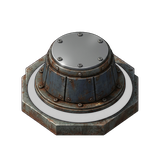
#> input picture mods/vulcanus-demolisher-lifecycle/graphics/entity/lure-turret/lure-turret-base.png, 160 x 160 px; its folder holds 3 pictures in this run
$ python nano_banana_refs.py out.png
#> lines starting #> are read from the running program, lines starting #| are printed output that depends on the picture
#!/usr/bin/env python3
"""Reference grids for generating the Vulcanus Demolisher Lifecycle sprites with Nano Banana.

The game's sheets don't fit an image model: they are too tall (a 320x2560 strip), need alpha, and
hold up to 32 frames of one object. So the art is generated in jobs (see
vulcanus_demolisher_lifecycle_prompts.md): each job is one grid of cells in an aspect ratio the
model supports, on a flat magenta background. This script cuts the current sheets in
mods/vulcanus-demolisher-lifecycle/graphics into those grids, one PNG per job, to attach as the
layout reference. Cell order is row by row, left to right.

    python3 tools/placeholder-graphics/nano_banana_refs.py OUT_DIR

The same grid geometry (JOBS below) is what a repacking script reverses to rebuild the game
sheets from the generated grids.
"""

import sys
from pathlib import Path

from PIL import Image

REPO = Path(__file__).resolve().parents[2]
GRAPHICS = REPO / "mods" / "vulcanus-demolisher-lifecycle" / "graphics"
MAGENTA = (255, 0, 255, 255)
GROUND = (64, 52, 48)  # partly transparent pixels (ground stains) are flattened onto this


def flatten(img):
    """Opaque where the sprite is, so nothing blends with the magenta: partly transparent pixels
    are composited onto dark ground and made opaque; faint ones are dropped."""
    base = Image.new("RGBA", img.size, GROUND + (255,))
    base.alpha_composite(img)
    alpha = img.getchannel("A").point(lambda a: 255 if a >= 24 else 0)
    base.putalpha(alpha)
    return base


def frames(rel, w, h, cells):
    """Cut frames out of a sheet: cells is a list of (column, row)."""
    img = Image.open(GRAPHICS / rel).convert("RGBA")
    return [img.crop((c * w, r * h, c * w + w, r * h + h)) for c, r in cells]


def whole_turret(direction):
    """Base and head together for one of the 64 firing directions, as the game draws them (base
    shifted 2 px up, head 24 px up, in game pixels; twice that in these high-resolution frames)."""
    stripe, row = direction // 16 + 1, direction % 16
    base = Image.open(GRAPHICS / "entity/lure-turret/lure-turret-base.png").convert("RGBA")
    head = frames(f"entity/lure-turret/lure-turret-shooting-{stripe}.png", 160, 160, [(0, row)])[0]
    out = Image.new("RGBA", (160, 220), (0, 0, 0, 0))
    out.alpha_composite(base, (0, 60 - 4))
    out.alpha_composite(head, (0, 60 - 48))
    return out


def egg_frames():
    main = frames("entity/demolisher-egg/demolisher-egg.png", 128, 128, [(i, 0) for i in range(4)])
    glow = frames("entity/demolisher-egg/demolisher-egg-glow.png", 128, 128, [(i, 0) for i in range(4)])
    for m, g in zip(main, glow):
        m.alpha_composite(g)
    return main


# Each job: output size, grid (columns, rows), the frames in cell order.
JOBS = {}

# Design lock: the whole turret in 8 directions (N, NE, E, SE, S, SW, W, NW), base and head.
JOBS["turret-design"] = dict(
    size=(1820, 1024), grid=(4, 2),
    frames=lambda: [whole_turret(d) for d in range(0, 64, 8)])

# Turret firing heads: per stripe file, idle (column 0) and recoil (column 1), 16 directions as 4x4.
for stripe in range(1, 5):
    for col, kind in ((0, "idle"), (1, "recoil")):
        JOBS[f"turret-shooting-{stripe}-{kind}"] = dict(
            size=(1024, 1024), grid=(4, 4),
            frames=lambda stripe=stripe, col=col: frames(
                f"entity/lure-turret/lure-turret-shooting-{stripe}.png", 160, 160, [(col, r) for r in range(16)]))

JOBS["turret-raising"] = dict(
    size=(1280, 1024), grid=(5, 4),
    frames=lambda: frames("entity/lure-turret/lure-turret-raising.png", 160, 160,
                          [(c, r) for r in range(4) for c in range(5)]))
JOBS["turret-base"] = dict(
    size=(1024, 1024), grid=(1, 1),
    frames=lambda: frames("entity/lure-turret/lure-turret-base.png", 160, 160, [(0, 0)]))
JOBS["turret-remnants"] = dict(
    size=(1820, 1024), grid=(2, 1),
    frames=lambda: frames("entity/lure-turret/remnants/lure-turret-remnants.png", 192, 192, [(0, 0), (1, 0)]))
JOBS["lure-shell-projectile"] = dict(
    size=(1024, 1024), grid=(1, 1),
    frames=lambda: frames("entity/lure-shell/lure-shell.png", 32, 64, [(0, 0)]))
JOBS["egg"] = dict(
    size=(1024, 1024), grid=(2, 2),
    frames=egg_frames)
for v in range(2):
    JOBS[f"nest-{v + 1}"] = dict(
        size=(1280, 1024), grid=(1, 1),
        frames=lambda v=v: frames("entity/demolisher-nest/demolisher-nest.png", 384, 320, [(v, 0)]))
JOBS["icons"] = dict(
    size=(1536, 1024), grid=(3, 2),
    frames=lambda: [Image.open(GRAPHICS / p).convert("RGBA") for p in (
        "icons/lure-turret.png", "icons/lure-shell.png", "icons/demolisher-egg.png",
        "icons/demolisher-nest.png", "icons/vibration.png", "technology/lure-turret.png")])


def build(job):
    w, h = job["size"]
    cols, rows = job["grid"]
    cw, ch = w // cols, h // rows
    out = Image.new("RGBA", (w, h), MAGENTA)
    for i, f in enumerate(job["frames"]()):
        # Scale each frame to fill its cell, keeping its aspect, centred: the cell's centre is the
        # frame's centre, so the repack can map it straight back.
        k = min(cw / f.width, ch / f.height)
        f = flatten(f.resize((round(f.width * k), round(f.height * k)), Image.LANCZOS))
        x = (i % cols) * cw + (cw - f.width) // 2
        y = (i // cols) * ch + (ch - f.height) // 2
        out.alpha_composite(f, (x, y))
    return out.convert("RGB")


def main():
    if len(sys.argv) != 2:
        sys.exit(__doc__)
    out = Path(sys.argv[1])
    out.mkdir(parents=True, exist_ok=True)
    for name, job in JOBS.items():
        build(job).save(out / f"{name}.png")
        print(f"{name}.png: {job['size'][0]}x{job['size'][1]}, grid {job['grid'][0]}x{job['grid'][1]}")
#> this loop made 1 pass
#> pass 1, in build, `out = Image.new("RGBA", (w, h), MAGENTA)`:
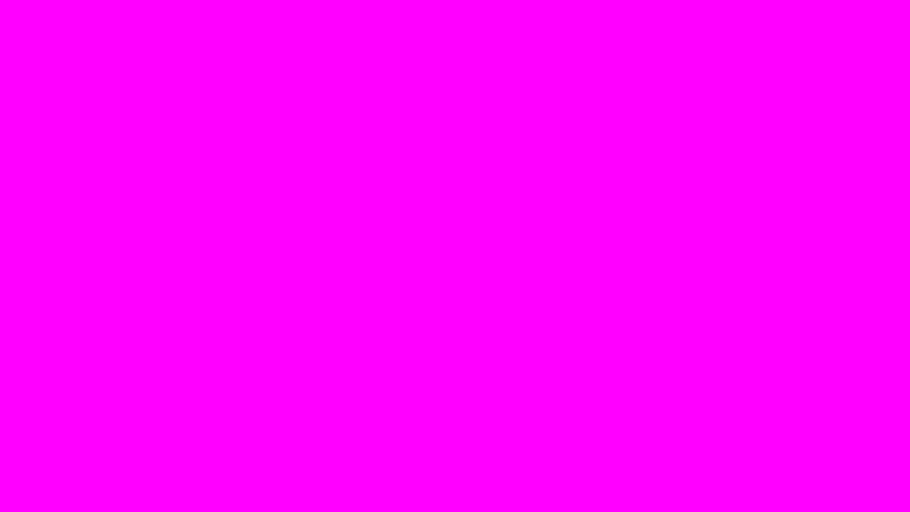
#> out: PIL image 1820x1024 RGBA (shown at 1/2 size); mean R, G, B, A 255, 0, 255, 255
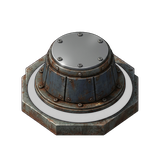
#> input picture mods/vulcanus-demolisher-lifecycle/graphics/entity/lure-turret/lure-turret-base.png, 160 x 160 px


if __name__ == "__main__":
#> (the run stopped early here; a loop or call above may not have finished)
